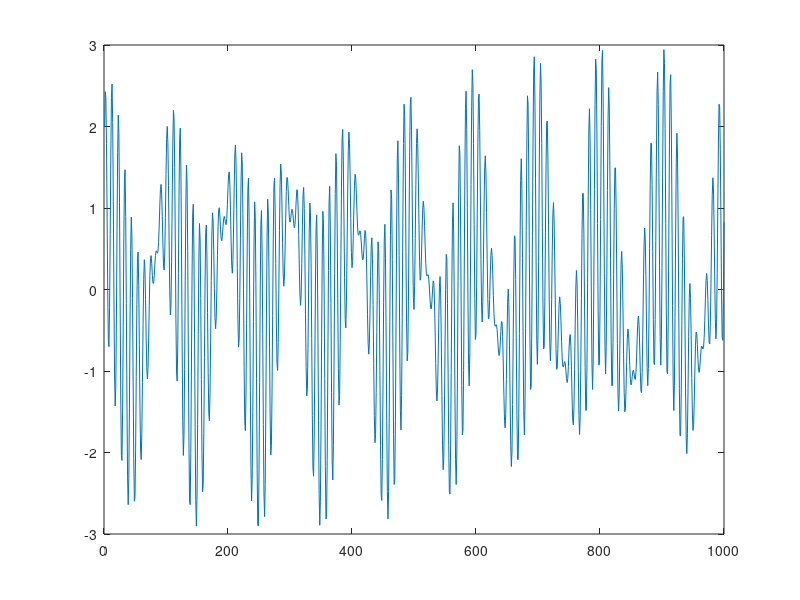

The MATLAB source for this figure: (Note: this script raises an error after producing the figure.)
%% Prática 2 - Transformada Discreta de Fourier e Resposta em Frequência
clear; clc; close all;

%% =========================================================
%% Questao 1 — Transformada Discreta de Fourier - DFT
%% =========================================================

fs = 1000;  % Frequência de amostragem (Hz)
N  = 1000;  % Tamanho da janela
n  = 1:N;   % Índice da amostra (1 a 1000)

% 1.b) Elaboração do sinal x(n)

x = cos(pi*(n-1)/50) + cos(pi*(n-1)/5.5) + sin(pi*(n-1)/5);

figure('Name', '1.b) - Elaboração do sinal x(n)');
plot(x);

% 1.d) Comparação de tempo entre algoritmo próprio e FFT do MATLAB

disp('Calculando DFT elaborada...');
tic(); dftx = DFT(x); tempo_dft = toc();
fprintf('Tempo DFT: %f segundos\n', tempo_dft);

disp('Calculando FFT nativa...');
tic(); fftx = fft(x); tempo_fft = toc();
fprintf('Tempo FFT: %f segundos\n', tempo_fft);

% e) Plotagem dos gráficos abs, real e imag

figure('Name', '1.e) - Análise do Sinal x(n)');
subplot(3,1,1);
plot(abs(dftx)); title('abs DFT');
subplot(3,1,2);
plot(real(dftx)); title('real DFT');
subplot(3,1,3);
plot(imag(dftx)); title('imag DFT');
    
%% =========================================================
%% Questao 2 — Aumentar a resolução em frequência
%% =========================================================

% Sinal reduzido para 150 pontos
N1 = 150;
n1 = 1:N1;
x1 = cos(pi*(n1-1)/50) + cos(pi*(n1-1)/5.5) + sin(pi*(n1-1)/5);

figure('Name', '2 - Aumentar a resolução em frequência');

% Plot x1 no tempo (150 pontos)
subplot(2,2,1);
plot(x1); title('x1 (150 pontos) no Tempo');

% Plot x1 na frequência (150 pontos)
subplot(2,2,2);
plot(abs(DFT(x1)), '.-'); title('DFT x1 (150 pontos)');

% Preenchendo com zeros até 1000 pontos
x1_pz = [x1, zeros(1, N - N1)];

% Plot x1 preenchido no tempo
subplot(2,2,3);
plot(x1_pz); title('x1 (Preenchimento com zeros 1000 pt) no Tempo');

% Plot x1 preenchido na frequência
subplot(2,2,4);
plot(abs(DFT(x1_pz)), '.-'); title('DFT x1 (Preenchimento com zeros)');

%% =========================================================
%% Questao 3 — Resposta em Frequência
%% =========================================================

% 3.a) Carregar o filtro fpf.mat

load('fpf.mat'); 

figure('Name', '3 - Resposta em Frequência');

% Plot da resposta ao impulso original
subplot(2,2,1);
plot(fpf, '.-'); title('Resposta ao Impulso Original (hFPF)');

% Curva de Ganho (abs(DFT))
subplot(2,2,2);
plot(abs(DFT(fpf)), '.-'); title('Ganho Original');

% 3.b) Preencher fpf com zeros até 1000 pontos
fpf_zp = [fpf(:)', zeros(1, 1000 - length(fpf))];

subplot(2,2,3);
plot(fpf_zp, '.-'); title('hFPF com preenchimento com zeros');

subplot(2,2,4);
plot(abs(DFT(fpf_zp)), '.-'); title('Ganho com preenchimento com zeros');
